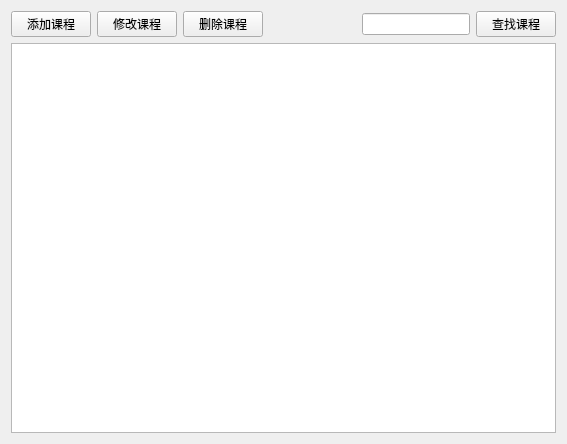
<?xml version="1.0" encoding="UTF-8"?>
<ui version="4.0">
 <class>CourseManagementWindow</class>
 <widget class="QWidget" name="CourseManagementWindow">
  <property name="geometry">
   <rect>
    <x>0</x>
    <y>0</y>
    <width>567</width>
    <height>444</height>
   </rect>
  </property>
  <property name="windowTitle">
   <string>课程管理窗口</string>
  </property>
  <layout class="QGridLayout" name="gridLayout">
   <item row="0" column="0">
    <layout class="QHBoxLayout" name="horizontalLayout">
     <item>
      <widget class="QPushButton" name="pushButtonAdd">
       <property name="text">
        <string>添加课程</string>
       </property>
      </widget>
     </item>
     <item>
      <widget class="QPushButton" name="pushButtonEdit">
       <property name="text">
        <string>修改课程</string>
       </property>
      </widget>
     </item>
     <item>
      <widget class="QPushButton" name="pushButtonDelete">
       <property name="text">
        <string>删除课程</string>
       </property>
      </widget>
     </item>
     <item>
      <spacer name="horizontalSpacer">
       <property name="orientation">
        <enum>Qt::Horizontal</enum>
       </property>
       <property name="sizeHint" stdset="0">
        <size>
         <width>48</width>
         <height>20</height>
        </size>
       </property>
      </spacer>
     </item>
     <item>
      <widget class="QLineEdit" name="lineEditSearch"/>
     </item>
     <item>
      <widget class="QPushButton" name="pushButtonSearch">
       <property name="text">
        <string>查找课程</string>
       </property>
      </widget>
     </item>
    </layout>
   </item>
   <item row="1" column="0">
    <widget class="QTableView" name="tableView"/>
   </item>
  </layout>
 </widget>
 <resources/>
 <connections/>
</ui>
